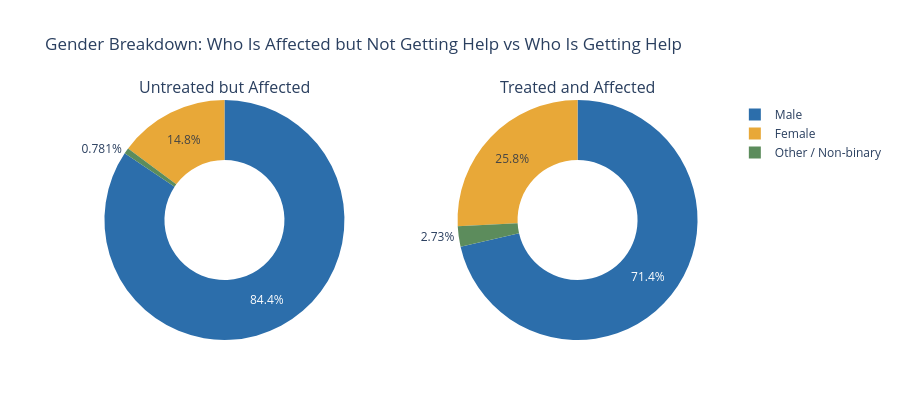

Notebook source saved alongside this figure:
### Markdown cell above
### Chart 5 — What Does the 'Untreated But Affected' Employee Actually Look Like?

### Code cell
# Isolate the high-risk untreated group: work affected (Sometimes/Often) + no treatment
high_risk = tech_survey[
    (tech_survey['work_interfere'].isin(['Sometimes', 'Often'])) &
    (tech_survey['treatment'] == 'No')
].copy()

treated_affected = tech_survey[
    (tech_survey['work_interfere'].isin(['Sometimes', 'Often'])) &
    (tech_survey['treatment'] == 'Yes')
].copy()

fig = make_subplots(
    rows=1, cols=2,
    specs=[[{'type': 'domain'}, {'type': 'domain'}]],
    subplot_titles=['Untreated but Affected', 'Treated and Affected']
)

for i, (group, label) in enumerate([(high_risk, 'Untreated'), (treated_affected, 'Treated')]):
    gender_counts = group['Gender'].value_counts()
    fig.add_trace(go.Pie(
        labels=gender_counts.index.tolist(),
        values=gender_counts.values.tolist(),
        hole=0.5,
        name=label,
        marker=dict(colors=['#2C6EAB', '#E8A838', '#5C8C5C'])
    ), row=1, col=i+1)

fig.update_layout(
    title='Gender Breakdown: Who Is Affected but Not Getting Help vs Who Is Getting Help',
    height=420
)
fig.show()

print('Untreated-but-affected group size:', len(high_risk))
print('Gender breakdown (untreated):')
print(high_risk['Gender'].value_counts())
print('\nFamily history in untreated group:')
print(high_risk['family_history'].value_counts())
print('\nCompany benefits in untreated group:')
print(high_risk['benefits'].value_counts())

### Figure 1 — Plotly figure (JSON) as saved in the notebook; plotly's stock layout.template omitted (floating-point values rounded to 4 significant figures)
{"data": [{"domain": {"x": [0, 0.45], "y": [0, 1]}, "hole": 0.5, "labels": ["Male", "Female", "Other / Non-binary"], "marker": {"colors": ["#2C6EAB", "#E8A838", "#5C8C5C"]}, "name": "Untreated", "type": "pie", "values": [108, 19, 1]}, {"domain": {"x": [0.55, 1], "y": [0, 1]}, "hole": 0.5, "labels": ["Male", "Female", "Other / Non-binary"], "marker": {"colors": ["#2C6EAB", "#E8A838", "#5C8C5C"]}, "name": "Treated", "type": "pie", "values": [340, 123, 13]}], "layout": {"annotations": [{"font": {"size": 16}, "showarrow": false, "text": "Untreated but Affected", "x": 0.225, "xanchor": "center", "xref": "paper", "y": 1, "yanchor": "bottom", "yref": "paper"}, {"font": {"size": 16}, "showarrow": false, "text": "Treated and Affected", "x": 0.775, "xanchor": "center", "xref": "paper", "y": 1, "yanchor": "bottom", "yref": "paper"}], "height": 420, "title": {"text": "Gender Breakdown: Who Is Affected but Not Getting Help vs Who Is Getting Help"}}}
